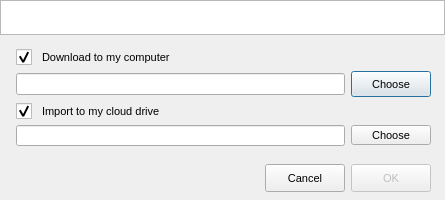
<?xml version="1.0" encoding="UTF-8"?>
<ui version="4.0">
 <class>ImportMegaLinksDialog</class>
 <widget class="QDialog" name="ImportMegaLinksDialog">
  <property name="geometry">
   <rect>
    <x>0</x>
    <y>0</y>
    <width>445</width>
    <height>200</height>
   </rect>
  </property>
  <property name="sizePolicy">
   <sizepolicy hsizetype="Preferred" vsizetype="Preferred">
    <horstretch>0</horstretch>
    <verstretch>0</verstretch>
   </sizepolicy>
  </property>
  <property name="minimumSize">
   <size>
    <width>445</width>
    <height>200</height>
   </size>
  </property>
  <property name="maximumSize">
   <size>
    <width>445</width>
    <height>430</height>
   </size>
  </property>
  <property name="windowTitle">
   <string>Import links</string>
  </property>
  <property name="styleSheet">
   <string notr="true">QWidget
{
font-size: 11px;
}

QCheckBox::indicator {
     width: 16px;
     height: 16px;
 }

QRadioButton::indicator {
     width: 16px;
     height: 16px;
 }

QScrollBar:horizontal {
height: 16px;
}

#cImport, #cDownload
{
spacing: 10px;
padding-left: 10px;
}
</string>
  </property>
  <layout class="QVBoxLayout" name="verticalLayout" stretch="1,0">
   <property name="spacing">
    <number>0</number>
   </property>
   <property name="leftMargin">
    <number>0</number>
   </property>
   <property name="topMargin">
    <number>0</number>
   </property>
   <property name="rightMargin">
    <number>0</number>
   </property>
   <property name="bottomMargin">
    <number>0</number>
   </property>
   <item>
    <widget class="QListWidget" name="linkList">
     <property name="sizePolicy">
      <sizepolicy hsizetype="Preferred" vsizetype="Preferred">
       <horstretch>0</horstretch>
       <verstretch>0</verstretch>
      </sizepolicy>
     </property>
     <property name="minimumSize">
      <size>
       <width>0</width>
       <height>35</height>
      </size>
     </property>
     <property name="maximumSize">
      <size>
       <width>16777215</width>
       <height>16777215</height>
      </size>
     </property>
     <property name="sizeIncrement">
      <size>
       <width>0</width>
       <height>0</height>
      </size>
     </property>
     <property name="focusPolicy">
      <enum>Qt::NoFocus</enum>
     </property>
     <property name="selectionMode">
      <enum>QAbstractItemView::NoSelection</enum>
     </property>
    </widget>
   </item>
   <item>
    <widget class="QWidget" name="widget" native="true">
     <layout class="QVBoxLayout" name="verticalLayout_2">
      <property name="spacing">
       <number>6</number>
      </property>
      <property name="leftMargin">
       <number>6</number>
      </property>
      <property name="topMargin">
       <number>14</number>
      </property>
      <property name="rightMargin">
       <number>6</number>
      </property>
      <property name="bottomMargin">
       <number>9</number>
      </property>
      <item>
       <widget class="QCheckBox" name="cDownload">
        <property name="enabled">
         <bool>true</bool>
        </property>
        <property name="text">
         <string>Download to my computer</string>
        </property>
        <property name="checked">
         <bool>true</bool>
        </property>
       </widget>
      </item>
      <item>
       <widget class="QWidget" name="widget_2" native="true">
        <property name="enabled">
         <bool>true</bool>
        </property>
        <property name="minimumSize">
         <size>
          <width>0</width>
          <height>26</height>
         </size>
        </property>
        <layout class="QHBoxLayout" name="horizontalLayout">
         <property name="spacing">
          <number>6</number>
         </property>
         <property name="leftMargin">
          <number>10</number>
         </property>
         <property name="topMargin">
          <number>0</number>
         </property>
         <property name="rightMargin">
          <number>8</number>
         </property>
         <property name="bottomMargin">
          <number>0</number>
         </property>
         <item>
          <widget class="QLineEdit" name="eLocalFolder">
           <property name="enabled">
            <bool>true</bool>
           </property>
           <property name="minimumSize">
            <size>
             <width>0</width>
             <height>21</height>
            </size>
           </property>
           <property name="readOnly">
            <bool>true</bool>
           </property>
          </widget>
         </item>
         <item>
          <widget class="QPushButton" name="bLocalFolder">
           <property name="sizePolicy">
            <sizepolicy hsizetype="Minimum" vsizetype="Preferred">
             <horstretch>0</horstretch>
             <verstretch>0</verstretch>
            </sizepolicy>
           </property>
           <property name="text">
            <string>Choose</string>
           </property>
           <property name="flat">
            <bool>false</bool>
           </property>
          </widget>
         </item>
        </layout>
       </widget>
      </item>
      <item>
       <widget class="QCheckBox" name="cImport">
        <property name="text">
         <string>Import to my cloud drive</string>
        </property>
        <property name="checked">
         <bool>true</bool>
        </property>
       </widget>
      </item>
      <item>
       <widget class="QWidget" name="wImport" native="true">
        <property name="minimumSize">
         <size>
          <width>0</width>
          <height>26</height>
         </size>
        </property>
        <layout class="QHBoxLayout" name="horizontalLayout_2">
         <property name="spacing">
          <number>6</number>
         </property>
         <property name="leftMargin">
          <number>10</number>
         </property>
         <property name="topMargin">
          <number>0</number>
         </property>
         <property name="rightMargin">
          <number>8</number>
         </property>
         <property name="bottomMargin">
          <number>6</number>
         </property>
         <item>
          <widget class="QLineEdit" name="eMegaFolder">
           <property name="enabled">
            <bool>true</bool>
           </property>
           <property name="minimumSize">
            <size>
             <width>0</width>
             <height>21</height>
            </size>
           </property>
           <property name="readOnly">
            <bool>true</bool>
           </property>
          </widget>
         </item>
         <item>
          <widget class="QPushButton" name="bMegaFolder">
           <property name="text">
            <string>Choose</string>
           </property>
          </widget>
         </item>
        </layout>
       </widget>
      </item>
      <item>
       <widget class="QWidget" name="bLayout" native="true">
        <property name="minimumSize">
         <size>
          <width>0</width>
          <height>34</height>
         </size>
        </property>
        <property name="maximumSize">
         <size>
          <width>16777215</width>
          <height>32</height>
         </size>
        </property>
        <layout class="QHBoxLayout" name="horizontalLayout_3">
         <property name="spacing">
          <number>6</number>
         </property>
         <property name="leftMargin">
          <number>8</number>
         </property>
         <property name="topMargin">
          <number>6</number>
         </property>
         <property name="rightMargin">
          <number>8</number>
         </property>
         <property name="bottomMargin">
          <number>0</number>
         </property>
         <item>
          <spacer name="horizontalSpacer">
           <property name="orientation">
            <enum>Qt::Horizontal</enum>
           </property>
           <property name="sizeHint" stdset="0">
            <size>
             <width>40</width>
             <height>24</height>
            </size>
           </property>
          </spacer>
         </item>
         <item>
          <widget class="QPushButton" name="bCancel">
           <property name="sizePolicy">
            <sizepolicy hsizetype="Minimum" vsizetype="Preferred">
             <horstretch>0</horstretch>
             <verstretch>0</verstretch>
            </sizepolicy>
           </property>
           <property name="text">
            <string>Cancel</string>
           </property>
          </widget>
         </item>
         <item>
          <widget class="QPushButton" name="bOk">
           <property name="enabled">
            <bool>false</bool>
           </property>
           <property name="sizePolicy">
            <sizepolicy hsizetype="Minimum" vsizetype="Preferred">
             <horstretch>0</horstretch>
             <verstretch>0</verstretch>
            </sizepolicy>
           </property>
           <property name="text">
            <string>OK</string>
           </property>
          </widget>
         </item>
        </layout>
       </widget>
      </item>
     </layout>
    </widget>
   </item>
  </layout>
 </widget>
 <resources/>
 <connections>
  <connection>
   <sender>bCancel</sender>
   <signal>clicked()</signal>
   <receiver>ImportMegaLinksDialog</receiver>
   <slot>reject()</slot>
   <hints>
    <hint type="sourcelabel">
     <x>398</x>
     <y>184</y>
    </hint>
    <hint type="destinationlabel">
     <x>222</x>
     <y>102</y>
    </hint>
   </hints>
  </connection>
  <connection>
   <sender>bOk</sender>
   <signal>clicked()</signal>
   <receiver>ImportMegaLinksDialog</receiver>
   <slot>accept()</slot>
   <hints>
    <hint type="sourcelabel">
     <x>317</x>
     <y>184</y>
    </hint>
    <hint type="destinationlabel">
     <x>222</x>
     <y>102</y>
    </hint>
   </hints>
  </connection>
 </connections>
</ui>
